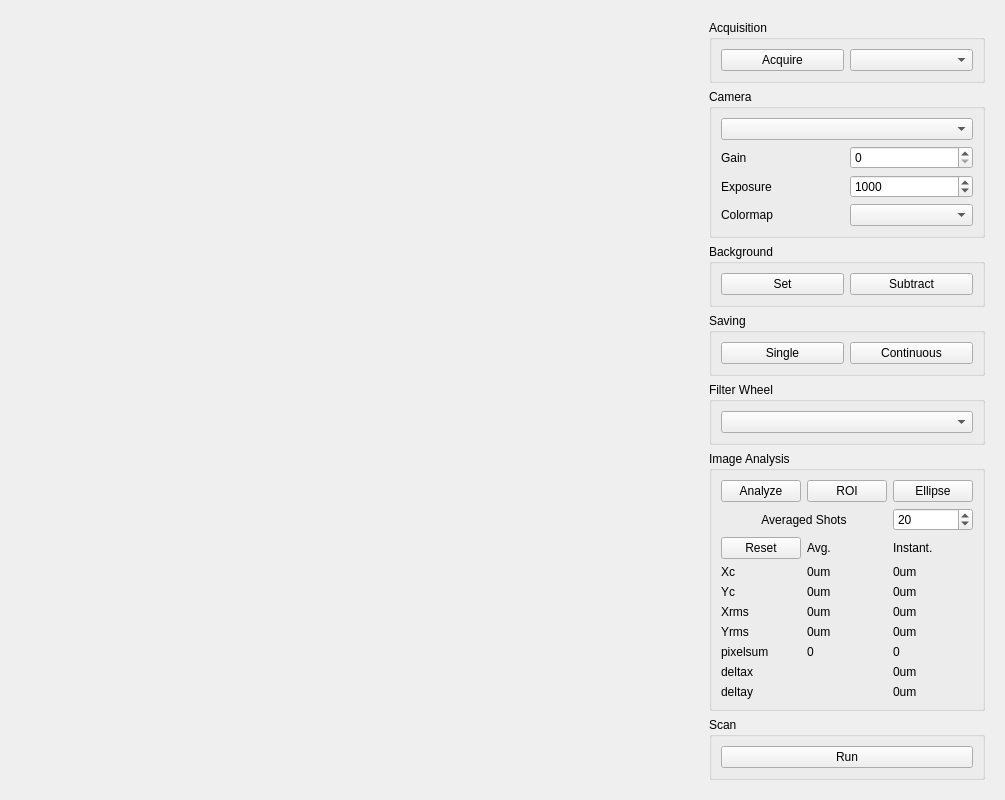
<?xml version="1.0" encoding="UTF-8"?>
<ui version="4.0">
 <class>Form</class>
 <widget class="QWidget" name="Form">
  <property name="geometry">
   <rect>
    <x>0</x>
    <y>0</y>
    <width>1005</width>
    <height>734</height>
   </rect>
  </property>
  <property name="windowTitle">
   <string>Form</string>
  </property>
  <layout class="QHBoxLayout" name="horizontalLayout">
   <item>
    <spacer name="horizontalSpacer">
     <property name="orientation">
      <enum>Qt::Horizontal</enum>
     </property>
     <property name="sizeHint" stdset="0">
      <size>
       <width>40</width>
       <height>20</height>
      </size>
     </property>
    </spacer>
   </item>
   <item>
    <widget class="QWidget" name="imageWidget" native="true">
     <property name="minimumSize">
      <size>
       <width>450</width>
       <height>0</height>
      </size>
     </property>
     <layout class="QHBoxLayout" name="horizontalLayout_5">
      <property name="leftMargin">
       <number>0</number>
      </property>
      <property name="topMargin">
       <number>0</number>
      </property>
      <property name="rightMargin">
       <number>0</number>
      </property>
      <property name="bottomMargin">
       <number>0</number>
      </property>
      <item>
       <layout class="QVBoxLayout" name="imageLayout"/>
      </item>
     </layout>
    </widget>
   </item>
   <item>
    <widget class="QWidget" name="widget_2" native="true">
     <layout class="QVBoxLayout" name="verticalLayout">
      <item>
       <widget class="QGroupBox" name="groupBox">
        <property name="title">
         <string>Acquisition</string>
        </property>
        <layout class="QHBoxLayout" name="horizontalLayout_2">
         <item>
          <widget class="QPushButton" name="acquireButton">
           <property name="text">
            <string>Acquire</string>
           </property>
          </widget>
         </item>
         <item>
          <widget class="QComboBox" name="acqmodeCombo"/>
         </item>
        </layout>
       </widget>
      </item>
      <item>
       <widget class="QGroupBox" name="groupBox_2">
        <property name="title">
         <string>Camera</string>
        </property>
        <layout class="QVBoxLayout" name="verticalLayout_3">
         <item>
          <layout class="QGridLayout" name="gridLayout">
           <item row="3" column="1">
            <widget class="QSpinBox" name="exposureInput">
             <property name="minimum">
              <number>500</number>
             </property>
             <property name="maximum">
              <number>2000</number>
             </property>
             <property name="singleStep">
              <number>100</number>
             </property>
             <property name="value">
              <number>1000</number>
             </property>
            </widget>
           </item>
           <item row="2" column="0">
            <widget class="QLabel" name="gainLabel">
             <property name="text">
              <string>Gain</string>
             </property>
            </widget>
           </item>
           <item row="2" column="1">
            <widget class="QSpinBox" name="gainInput">
             <property name="maximum">
              <number>24</number>
             </property>
            </widget>
           </item>
           <item row="0" column="0" colspan="2">
            <widget class="QComboBox" name="cameraCombo"/>
           </item>
           <item row="3" column="0">
            <widget class="QLabel" name="label_2">
             <property name="text">
              <string>Exposure</string>
             </property>
            </widget>
           </item>
           <item row="4" column="0">
            <widget class="QLabel" name="label_10">
             <property name="text">
              <string>Colormap</string>
             </property>
            </widget>
           </item>
           <item row="4" column="1">
            <widget class="QComboBox" name="colormapCombo"/>
           </item>
          </layout>
         </item>
        </layout>
       </widget>
      </item>
      <item>
       <widget class="QGroupBox" name="groupBox_3">
        <property name="title">
         <string>Background</string>
        </property>
        <layout class="QHBoxLayout" name="horizontalLayout_3">
         <item>
          <widget class="QPushButton" name="setButton">
           <property name="text">
            <string>Set</string>
           </property>
          </widget>
         </item>
         <item>
          <widget class="QPushButton" name="subtractButton">
           <property name="text">
            <string>Subtract</string>
           </property>
          </widget>
         </item>
        </layout>
       </widget>
      </item>
      <item>
       <widget class="QGroupBox" name="groupBox_4">
        <property name="title">
         <string>Saving</string>
        </property>
        <layout class="QHBoxLayout" name="horizontalLayout_4">
         <item>
          <widget class="QPushButton" name="singleButton">
           <property name="text">
            <string>Single</string>
           </property>
          </widget>
         </item>
         <item>
          <widget class="QPushButton" name="continuousButton">
           <property name="text">
            <string>Continuous</string>
           </property>
          </widget>
         </item>
        </layout>
       </widget>
      </item>
      <item>
       <widget class="QGroupBox" name="groupBox_5">
        <property name="title">
         <string>Filter Wheel</string>
        </property>
        <layout class="QVBoxLayout" name="verticalLayout_4">
         <item>
          <widget class="QComboBox" name="filterCombo"/>
         </item>
        </layout>
       </widget>
      </item>
      <item>
       <widget class="QGroupBox" name="groupBox_6">
        <property name="title">
         <string>Image Analysis</string>
        </property>
        <layout class="QVBoxLayout" name="verticalLayout_5">
         <item>
          <layout class="QGridLayout" name="gridLayout_2">
           <item row="7" column="1">
            <widget class="QLabel" name="pixelSumAvg">
             <property name="text">
              <string>0</string>
             </property>
            </widget>
           </item>
           <item row="7" column="0">
            <widget class="QLabel" name="label_8">
             <property name="text">
              <string>pixelsum</string>
             </property>
            </widget>
           </item>
           <item row="7" column="2">
            <widget class="QLabel" name="pixelSumInstant">
             <property name="text">
              <string>0</string>
             </property>
            </widget>
           </item>
           <item row="2" column="2">
            <widget class="QLabel" name="label_13">
             <property name="text">
              <string>Instant.</string>
             </property>
            </widget>
           </item>
           <item row="3" column="2">
            <widget class="QLabel" name="xcInstant">
             <property name="text">
              <string>0um</string>
             </property>
            </widget>
           </item>
           <item row="0" column="2">
            <widget class="QPushButton" name="ellipseButton">
             <property name="text">
              <string>Ellipse</string>
             </property>
            </widget>
           </item>
           <item row="2" column="1">
            <widget class="QLabel" name="label_12">
             <property name="text">
              <string>Avg.</string>
             </property>
            </widget>
           </item>
           <item row="6" column="2">
            <widget class="QLabel" name="yrmsInstant">
             <property name="text">
              <string>0um</string>
             </property>
            </widget>
           </item>
           <item row="4" column="0">
            <widget class="QLabel" name="label_5">
             <property name="text">
              <string>Yc</string>
             </property>
            </widget>
           </item>
           <item row="4" column="1">
            <widget class="QLabel" name="ycAvg">
             <property name="text">
              <string>0um</string>
             </property>
            </widget>
           </item>
           <item row="4" column="2">
            <widget class="QLabel" name="ycInstant">
             <property name="text">
              <string>0um</string>
             </property>
            </widget>
           </item>
           <item row="5" column="0">
            <widget class="QLabel" name="label_3">
             <property name="text">
              <string>Xrms</string>
             </property>
            </widget>
           </item>
           <item row="3" column="1">
            <widget class="QLabel" name="xcAvg">
             <property name="text">
              <string>0um</string>
             </property>
            </widget>
           </item>
           <item row="6" column="0">
            <widget class="QLabel" name="label_4">
             <property name="text">
              <string>Yrms</string>
             </property>
            </widget>
           </item>
           <item row="5" column="2">
            <widget class="QLabel" name="xrmsInstant">
             <property name="text">
              <string>0um</string>
             </property>
            </widget>
           </item>
           <item row="5" column="1">
            <widget class="QLabel" name="xrmsAvg">
             <property name="text">
              <string>0um</string>
             </property>
            </widget>
           </item>
           <item row="2" column="0">
            <widget class="QPushButton" name="resetButton">
             <property name="text">
              <string>Reset</string>
             </property>
            </widget>
           </item>
           <item row="6" column="1">
            <widget class="QLabel" name="yrmsAvg">
             <property name="text">
              <string>0um</string>
             </property>
            </widget>
           </item>
           <item row="0" column="0">
            <widget class="QPushButton" name="analyzeButton">
             <property name="text">
              <string>Analyze</string>
             </property>
            </widget>
           </item>
           <item row="0" column="1">
            <widget class="QPushButton" name="roiButton">
             <property name="text">
              <string>ROI</string>
             </property>
            </widget>
           </item>
           <item row="3" column="0">
            <widget class="QLabel" name="label">
             <property name="text">
              <string>Xc</string>
             </property>
            </widget>
           </item>
           <item row="9" column="0">
            <widget class="QLabel" name="label_7">
             <property name="text">
              <string>deltay</string>
             </property>
            </widget>
           </item>
           <item row="8" column="0">
            <widget class="QLabel" name="label_6">
             <property name="text">
              <string>deltax</string>
             </property>
            </widget>
           </item>
           <item row="8" column="2">
            <widget class="QLabel" name="deltaxInstant">
             <property name="text">
              <string>0um</string>
             </property>
            </widget>
           </item>
           <item row="9" column="2">
            <widget class="QLabel" name="deltayInstant">
             <property name="text">
              <string>0um</string>
             </property>
            </widget>
           </item>
           <item row="1" column="0" colspan="2">
            <widget class="QLabel" name="label_9">
             <property name="text">
              <string>Averaged Shots</string>
             </property>
             <property name="alignment">
              <set>Qt::AlignCenter</set>
             </property>
            </widget>
           </item>
           <item row="1" column="2">
            <widget class="QSpinBox" name="shotsInput">
             <property name="minimum">
              <number>1</number>
             </property>
             <property name="maximum">
              <number>200</number>
             </property>
             <property name="value">
              <number>20</number>
             </property>
            </widget>
           </item>
          </layout>
         </item>
        </layout>
       </widget>
      </item>
      <item>
       <widget class="QGroupBox" name="groupBox_7">
        <property name="title">
         <string>Scan</string>
        </property>
        <layout class="QVBoxLayout" name="verticalLayout_2">
         <item>
          <widget class="QPushButton" name="runscanButton">
           <property name="text">
            <string>Run</string>
           </property>
          </widget>
         </item>
        </layout>
       </widget>
      </item>
      <item>
       <spacer name="verticalSpacer">
        <property name="orientation">
         <enum>Qt::Vertical</enum>
        </property>
        <property name="sizeHint" stdset="0">
         <size>
          <width>20</width>
          <height>40</height>
         </size>
        </property>
       </spacer>
      </item>
     </layout>
    </widget>
   </item>
  </layout>
 </widget>
 <resources/>
 <connections/>
</ui>
